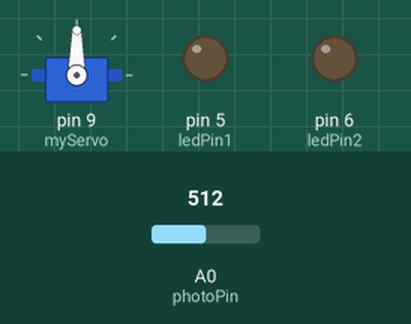
Recording of a sketch running on a simulated Arduino Uno, built with avr-gcc and run on an emulated ATmega328P. On the bench: servo, output pins drawn as LEDs (lit = HIGH). Inputs (shaded band) come from the test bench; at power-on: A0 (photoPin) = 512.

Above: at 1.2 s.
1.3 s: A0 (photoPin) set to 33
2.8 s: A0 (photoPin) set to 27
At 3.6 s:
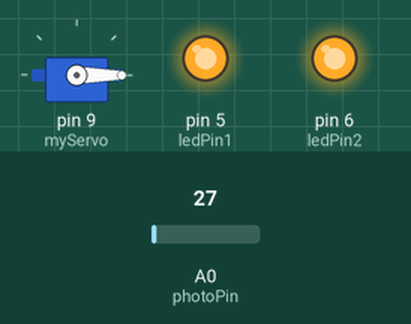
5.8 s: A0 (photoPin) set to 122
At 7.9 s:
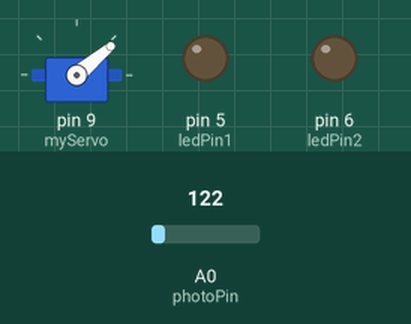
8.3 s: A0 (photoPin) set to 20
At 9.8 s:
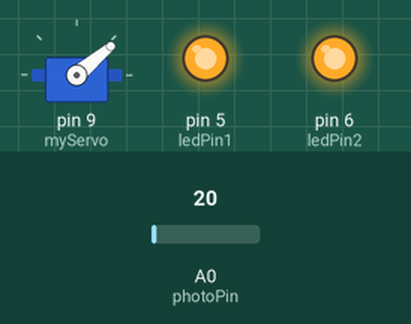
11.3 s: A0 (photoPin) set to 40
At 13.3 s:
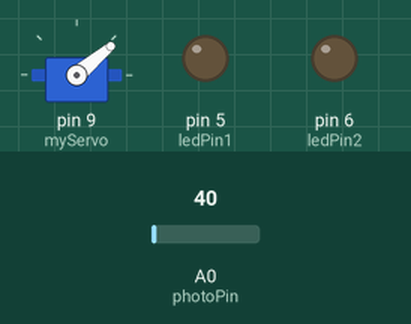
Timing chart, 0 to 14.8 s (numbered marks = the images above; inputs shaded):
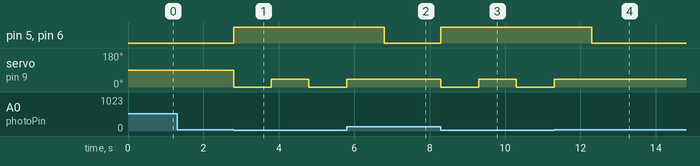

Measured:
- the behaviour switches between 30 and 29 on A0 (photoPin) (found by bisection; images 0 and 1)
- after the input at 1.3 s, every drawn part: stays the same
- after the input at 2.8 s, pin 5 (ledPin1), pin 6 (ledPin2): LOW → HIGH at once; servo on pin 9 (myServo): 90° → 0° at once, → 40° 1.0 s later, → 0° 1.0 s later
- after the input at 5.8 s, pin 5 (ledPin1), pin 6 (ledPin2): HIGH → LOW after 1.0 s; servo on pin 9 (myServo): goes on until 5.8 s, then stays 40°
- after the input at 8.3 s, pin 5 (ledPin1), pin 6 (ledPin2): LOW → HIGH at once; servo on pin 9 (myServo): 40° → 0° at once, → 40° 1.0 s later, → 0° 1.0 s later
- after the input at 11.3 s, pin 5 (ledPin1), pin 6 (ledPin2): HIGH → LOW after 1.0 s; servo on pin 9 (myServo): goes on until 11.3 s, then stays 40°

The sketch:

lucky_cat.ino
```cpp
#include <Servo.h>

int ledPin1 = 5;
int ledPin2 = 6;

int photoPin = A0;
int photoVal = 0;

Servo myServo;

void setup() {
  Serial.begin(9600);
  myServo.attach(9);
  pinMode(ledPin1, OUTPUT);
  pinMode(ledPin2, OUTPUT);


}

void loop() {

  photoVal = analogRead(A0);
//  Serial.println(photoVal);
//  delay(15);

  if (photoVal < 30) {

    cat();

  } else {

    noCat();

  }

}

void cat () {

  digitalWrite(ledPin1, HIGH);
  digitalWrite(ledPin2, HIGH);

  myServo.write(0);
  delay(1000);
  myServo.write(40);
  delay(1000);

}

void noCat() {
  digitalWrite(ledPin1, LOW);
  digitalWrite(ledPin2, LOW);
}
```
